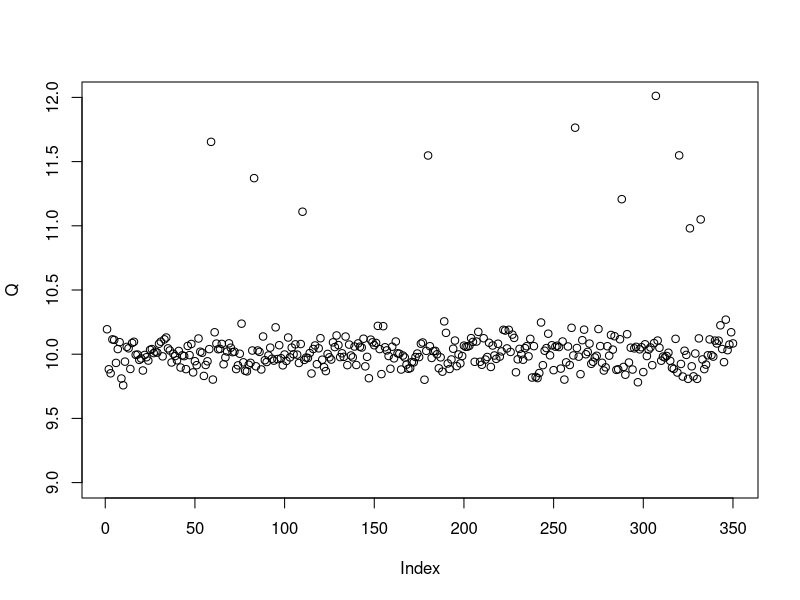
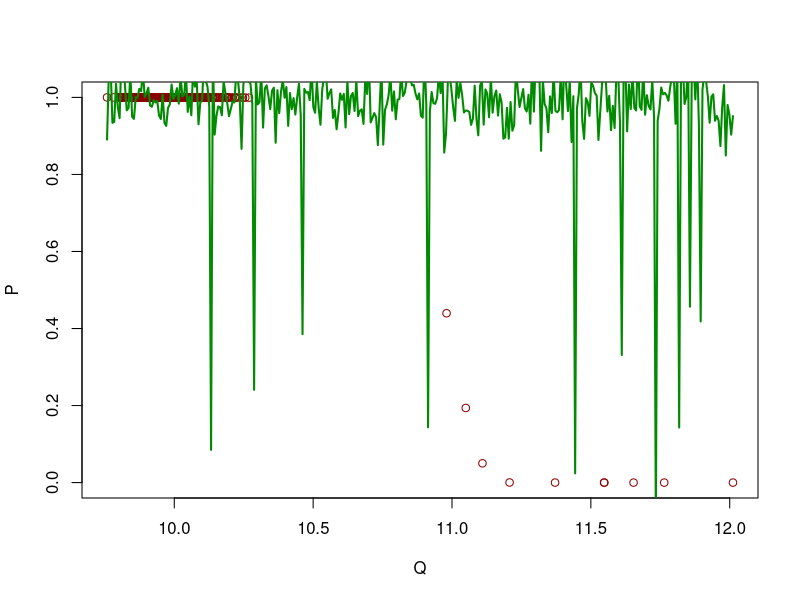
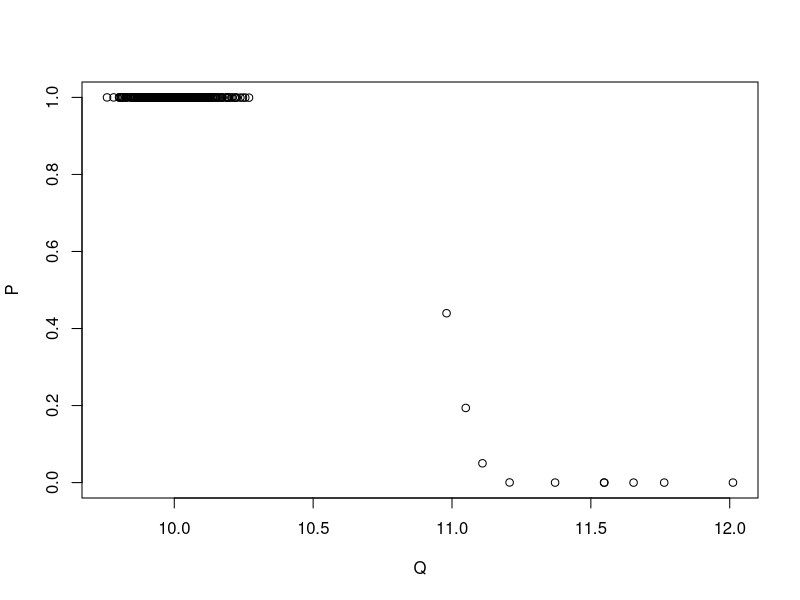
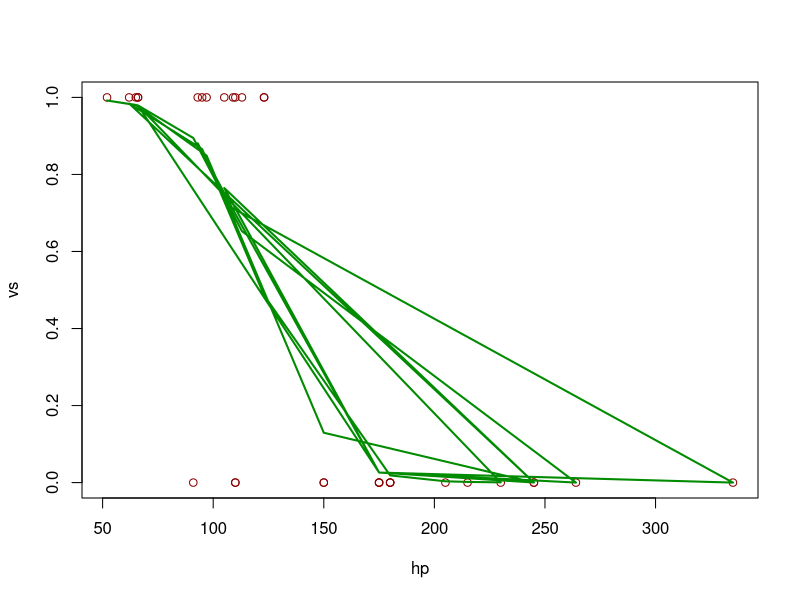

The R script that drew these images, in order:
## Persistence simulations

# Simulate a oversimplified hydrograph
Q <- rnorm(350, mean=10, sd=0.1)
Q_peaks <- sample(1:350, 10)
Q[Q_peaks] <- rnorm(length(Q_peaks), mean=11.5, sd=0.3)
# Visualize oversimplified hydrograph
plot(Q, ylim = c(9,12))

# Create persistence vector P and set steepness of the curve (s) and critical discharge (c)
P <- numeric(length(Q))
P[1] <- 1
s <- 10
c <- 11

for(i in 2:length(Q)){
  P[i] = exp(-exp(s*(Q[i] - c)))
}

## Visualize
df <- as.data.frame(cbind(Q,P))
fit <- glm(df$P ~ df$Q, data=df, family = )
newdat <- data.frame(Q=seq(min(df$Q), max(df$Q),len=350))
newdat$P = predict(fit, newdata=newdat, type="response")
plot(P ~ Q, data=df, col="red4")
lines(P ~ Q, newdat, col="green4", lwd=2)



plot(Q, P, ylim = c(0,1))


mtcars <- mtcars
fit = glm(vs ~ hp, data=mtcars, family=binomial)
predicted= predict(fit, newdata=mtcars, type="response")
plot(vs~hp, data=mtcars, col="red4")
lines(mtcars$hp, predicted, col="green4", lwd=2)






